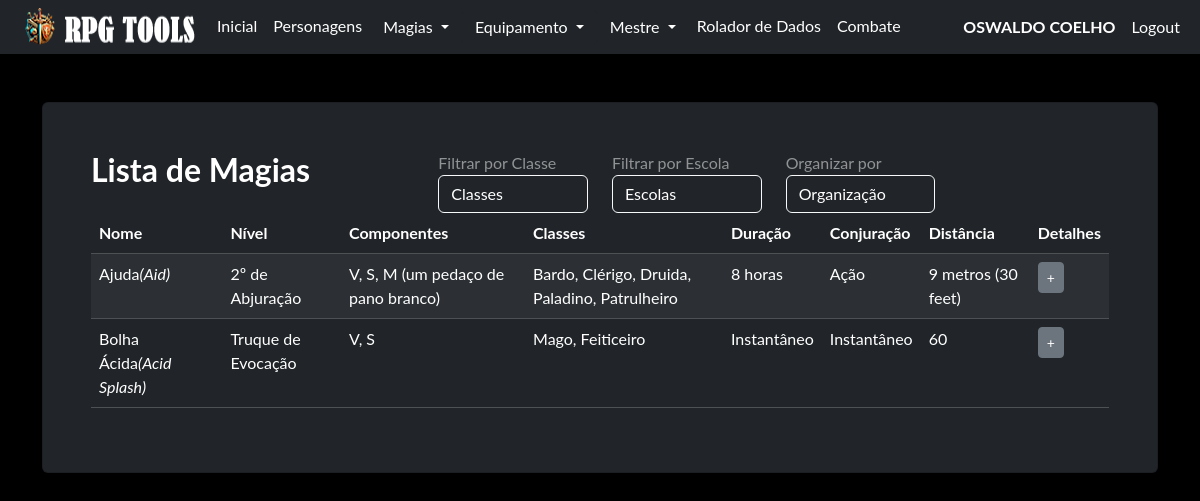
/magia/ (signed in), run on an earlier commit of the app's database.
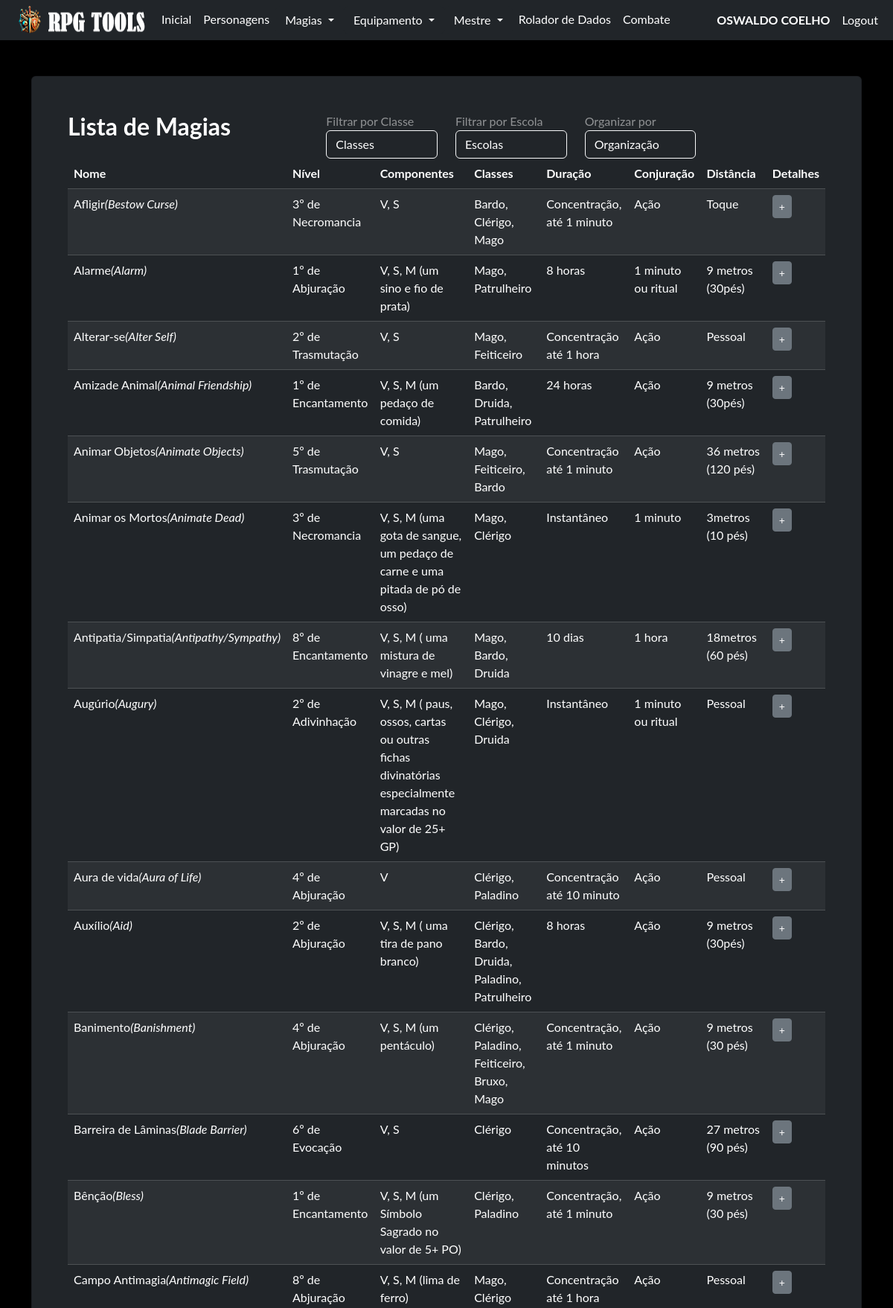
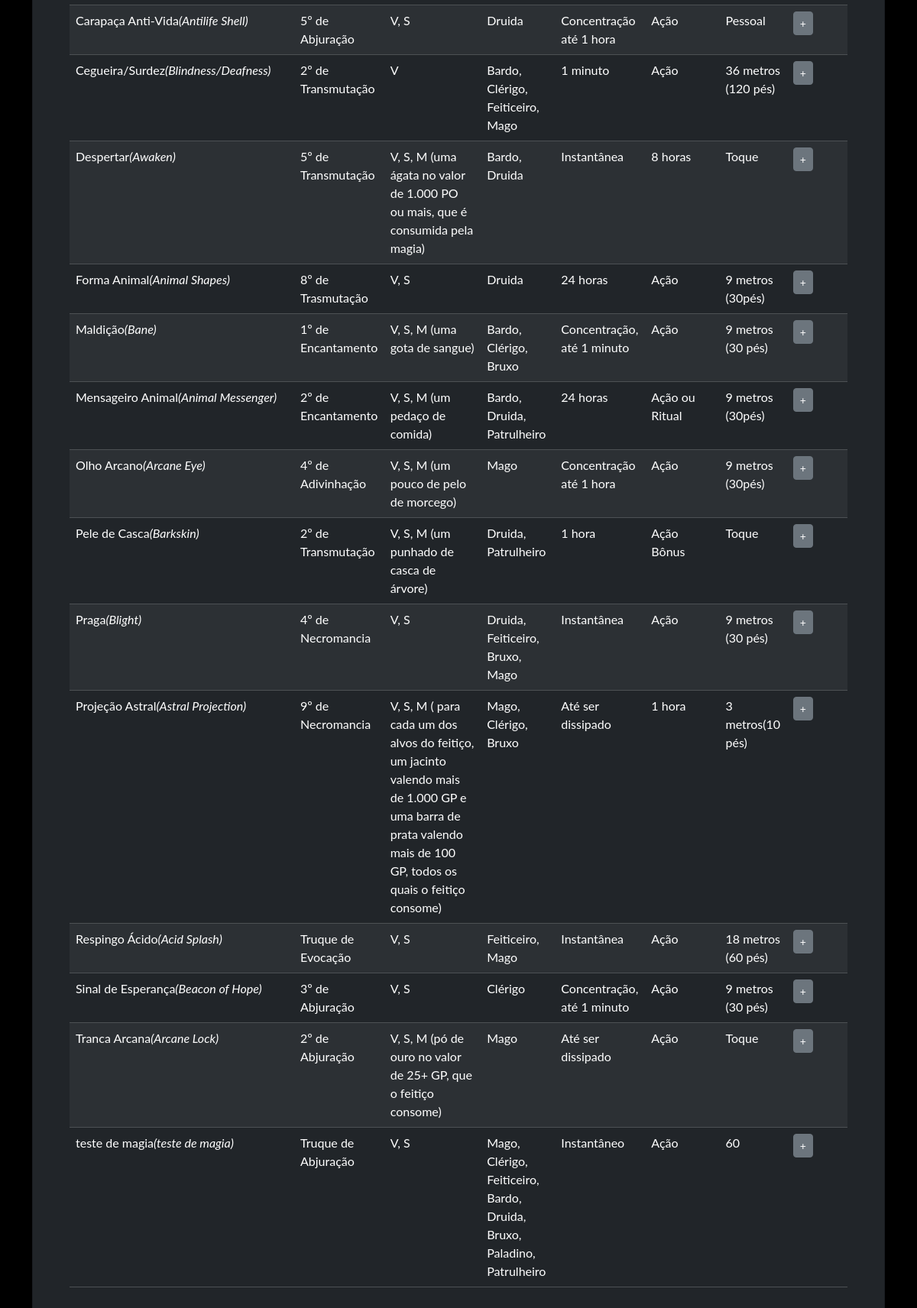
And on a later commit of the database (2 pictures, top to bottom).
### model/user_model.py (models this page shows, shortened)
class User(db.Model, UserMixin):
    __tablename__ = "user"
    id = db.Column('id', db.Integer, primary_key=True)
    nome = db.Column('nome', db.String(150))
    sobrenome = db.Column('sobrenome', db.String(150))
    email = db.Column('email', db.String(50), unique=True)
    telefone = db.Column('telefone', db.String(15), unique=True, nullable=False)
    login = db.Column('login', db.String(50), unique=True, nullable=False)
    senha = db.Column('senha', db.String(550), nullable=False)
    tipo = db.Column('tipo', db.String(25), nullable=False, default="none")
    personagens = db.relationship("Personagem", foreign_keys=[Personagem.id_user], back_populates="user")

### model/magias_model.py (models this page shows, shortened)
class Magias(db.Model):
    __tablename__ = "magias"
    id = db.Column(db.Integer, primary_key=True)
    magia = db.Column(db.JSON, nullable=False)
    @classmethod
    def filtrar_magias(cls, classe=None, escola=None, organizar=None, pt=True):
        query = cls.query
        if classe and classe != "Todas":
            search_string = f'%"{classe}"%'  # Criar o padrão para busca
            query = query.filter(cls.magia['classes'].like(search_string))
        if escola and escola != "Todas":
            query = query.filter(cls.magia['escola'] == escola)
        if organizar == 'Nome':
            query = query.order_by(asc(cls.magia['nome'])) if pt else query.order_by(asc(cls.magia['spellname']))
        elif organizar == 'NomeOriginal':
            query = query.order_by(asc(cls.magia['spellname']))
        else:
            query = query.order_by(asc(cls.magia['nome']))
        return query.all()

### routes/magia.py (the view)
@blueprint_magia.route('/', methods=['GET', 'POST'])
def index_magia():
    if request.method == 'GET':
        classe = request.args.get('classe', 'Todas')
        escola = request.args.get('escola', 'Todas')
        organizar = request.args.get('organizar', 'Nome')
        magias = Magias.filtrar_magias(classe=classe, escola=escola, organizar=organizar)
        return render_template('magias.html', magias=magias)
    if request.method == 'POST':
        return redirect('/')

### routes/login.py (called while the page is built)
@login_manager.user_loader
def get_user(id):
    return User.query.get(id)

### templates/magias.html (shortened to what this page needs)
{% extends 'base.html' %}
{% block conteudo %}
    {% if current_user.is_authenticated %}
    <div id="magias" class="card shadow p-5 bg-dark text-white-50">
        <div class="row">
            <div class="col-md-4 form-group">
                <h2 class="text-white"><b>Lista de Magias</b></h2>
            </div>
            <div class="col-md-2 form-group">
                <label for="classe">Filtrar por Classe</label>
                                <div class="dropdown-container">
                                    <select id="classe" name="classe" class="form-control bg-dark text-white border-light">
                                        <option value="" disabled selected>Classes</option>
                                    </select>
                                </div>
            </div>
            <div class="col-md-2 form-group">
                <label for="escola">Filtrar por Escola</label>
                                <div class="dropdown-container">
                                    <select id="escola" name="escola" class="form-control bg-dark text-white border-light">
                                        <option value="" disabled selected>Escolas</option>
                                    </select>
                                </div>
            </div>
            <div class="col-md-2 form-group">
                <label for="organizar">Organizar por</label>
                                <div class="dropdown-container">
                                    <select id="organizar" name="organizar" class="form-control bg-dark text-white border-light">
                                        <option value="" disabled selected>Organização</option>
                                    </select>
                                </div>
            </div>
        </div>
        <table class="table table-striped table-dark table-hover">
            <thead>
                <tr>
                    <th>Nome</th>
                    <th>Nível</th>
                    <th>Componentes</th>
                    <th>Classes</th>
                    <th>Duração</th>
                    <th>Conjuração</th>
                    <th>Distância</th>
                    <th>Detalhes</th>
                </tr>
            </thead>
            <tbody>
                {% for magia in magias %}
                    <tr>
                        <td>{{ magia.magia["nome"] }}<i>({{ magia.magia["spellname"] }})</i></td>
                        {% if magia.magia["nivel"] == 'Truque' %}
                            <td>{{ magia.magia["nivel"] }} de {{ magia.magia["escola"] }}</td>
                        {% else %}
                            <td>{{ magia.magia["nivel"] }}º de {{ magia.magia["escola"] }}</td>
                        {% endif %}
                         <td>{{ magia.magia["componentes"]|join(", ") }}</td>
                         <td>{{ magia.magia["classes"]|join(", ")}}</td>
                         <td>{{ magia.magia["duracao"] }}</td>
                         <td>{{ magia.magia["casting"] }}</td>
                         <td>{{ magia.magia["distancia"] }}</td>
                         <td><button type="button" class="btn btn-secondary btn-sm" data-bs-toggle="modal" data-bs-target="#magiaModal{{ magia.id }}">+</button></td>
                    </tr>
                {% endfor %}
            </tbody>
        </table>
    </div>
    <br>
    {% endif %}
{% endblock %}

### templates/base.html (shortened to what this page needs)
<!doctype html>
<html lang="pt-BR">
  <head>
    <link rel="stylesheet" href="{{ url_for('static', filename='css/bootstrap.min.css') }}">
    <link rel="stylesheet" href="{{ url_for('static', filename='css/custom.css') }}">
  </head>
  <body class="bg-black font_rpg">
    <nav class="navbar navbar-expand-lg navbar bg-dark"  data-bs-theme="dark">
        <div class="container-fluid">
            <ul class="navbar-nav">
              <img src="/static/imagem/logo35.png"/>
              {% if current_user.is_authenticated %}
              <li class="nav-item"><a class="nav-link active mb-0 h1 text-white" href="/">Inicial</a> </li>
              <li class="nav-item"><a class="nav-link active mb-0 h1 text-white" href="/pj/">Personagens</a> </li>
              <li class="nav-item">
                <div class="dropdown">
                  <button class="btn btn-dark dropdown-toggle" type="button" data-bs-toggle="dropdown" aria-expanded="false">
                    Magias
                  </button>
                </div>
              </li>
              <li class="nav-item">
                <div class="dropdown">
                  <button class="btn btn-dark dropdown-toggle" type="button" data-bs-toggle="dropdown" aria-expanded="false">
                    Equipamento
                  </button>
                </div>
              </li>
              <li class="nav-item">
                <div class="dropdown">
                  <button class="btn btn-dark dropdown-toggle" type="button" data-bs-toggle="dropdown" aria-expanded="false">
                    Mestre
                  </button>
                </div>
              </li>
              <li class="nav-item"><a class="nav-link active mb-0 h1 text-white" href="/rolador/">Rolador de Dados</a> </li>
              <li class="nav-item"><a class="nav-link active mb-0 h1 text-white" href="#">Combate</a> </li>
              {% endif %}
            </ul>
              <ul class="navbar-nav ms-auto">
              {% if current_user.is_authenticated %}
                <li class="nav-item"><p class="nav-link active mb-0 h1 text-white"><b> {{current_user.nome}} {{current_user.sobrenome}}</b></p> </li>
                <li class="nav-item"><a class="nav-link active mb-0 h1 text-white" href="/logout">Logout</a> </li>
              {% else %}
                <li class="nav-item"><a class="nav-link active mb-0 h1 text-white" href="/login">Login</a> </li>
                <li class="nav-item"><a class="nav-link active mb-0 h1 text-white" href="/login/register">Register</a> </li>
              {% endif %}
              </ul>
        </div>
    </nav>
    <div class="container">
      <br>
      <br>
        {% block conteudo %}
        {% endblock %}
        <br>
        <br>
        <br>
        <br>
    </div>
  </body>

### static/css/custom.css (style rules this page uses)
.font_rpg { font-family: "Lato", "Helvetica Neue", Helvetica, Arial, sans-serif; }

### templates/base.html (style rules this page uses)
.dropdown-container { position: relative; }

What changed in the data, as far as the page shows it:
added Magias: magia.nome "Afligir", magia.spellname "Bestow Curse", magia.nivel "3", magia.escola "Necromancia", magia.componentes "V, S", magia.classes "Bardo, Clérigo, Mago", magia.duracao "Concentração, até 1 minuto", magia.casting "Ação", magia.distancia "Toque"
changed Magias: magia.nome "Bolha Ácida" → "Alarme"; magia.spellname "Acid Splash" → "Alarm"; magia.componentes "V, S" → "V, S, M (um sino e fio de prata)"; magia.classes "Mago, Feiticeiro" → "Mago, Patrulheiro"; magia.duracao "Instantâneo" → "8 horas"; magia.casting "Instantâneo" → "1 minuto ou ritual"; magia.distancia "60" → "9 metros (30pés)"; magia.nivel "Truque" → "1"; magia.escola "Evocação" → "Abjuração"; magia "de" → "º de"; moves up the list
added Magias: magia.nome "Alterar-se", magia.spellname "Alter Self", magia.nivel "2", magia.escola "Trasmutação", magia.componentes "V, S", magia.classes "Mago, Feiticeiro", magia.duracao "Concentração até 1 hora", magia.casting "Ação", magia.distancia "Pessoal"
added Magias: magia.nome "Amizade Animal", magia.spellname "Animal Friendship", magia.nivel "1", magia.escola "Encantamento", magia.componentes "V, S, M (um pedaço de comida)", magia.classes "Bardo, Druida, Patrulheiro", magia.duracao "24 horas", magia.casting "Ação", magia.distancia "9 metros (30pés)"
added Magias: magia.nome "Animar Objetos", magia.spellname "Animate Objects", magia.nivel "5", magia.escola "Trasmutação", magia.componentes "V, S", magia.classes "Mago, Feiticeiro, Bardo", magia.duracao "Concentração até 1 minuto", magia.casting "Ação", magia.distancia "36 metros (120 pés)"
added Magias: magia.nome "Animar os Mortos", magia.spellname "Animate Dead", magia.nivel "3", magia.escola "Necromancia", magia.componentes "V, S, M (uma gota de sangue, um pedaço de carne e uma pitada de pó de osso)", magia.classes "Mago, Clérigo", magia.duracao "Instantâneo", magia.casting "1 minuto", magia.distancia "3metros (10 pés)"
added Magias: magia.nome "Antipatia/Simpatia", magia.spellname "Antipathy/Sympathy", magia.nivel "8", magia.escola "Encantamento", magia.componentes "V, S, M ( uma mistura de vinagre e mel)", magia.classes "Mago, Bardo, Druida", magia.duracao "10 dias", magia.casting "1 hora", magia.distancia "18metros (60 pés)"
added Magias: magia.nome "Augúrio", magia.spellname "Augury", magia.nivel "2", magia.escola "Adivinhação", magia.componentes "V, S, M ( paus, ossos, cartas ou outras fichas divinatórias especialmente marcadas no valor de 25+ GP)", magia.classes "Mago, Clérigo, Druida", magia.duracao "Instantâneo", magia.casting "1 minuto ou ritual", magia.distancia "Pessoal"
added Magias: magia.nome "Aura de vida", magia.spellname "Aura of Life", magia.nivel "4", magia.escola "Abjuração", magia.componentes "V", magia.classes "Clérigo, Paladino", magia.duracao "Concentração até 10 minuto", magia.casting "Ação", magia.distancia "Pessoal"
changed Magias "Aid": magia.nome "Ajuda" → "Auxílio"; magia.componentes "V, S, M (um pedaço de pano branco)" → "V, S, M ( uma tira de pano branco)"; magia.classes "Bardo, Clérigo, Druida, Paladino, Patrulheiro" → "Clérigo, Bardo, Druida, Paladino, Patrulheiro"; magia.distancia "9 metros (30 feet)" → "9 metros (30pés)"
added Magias: magia.nome "Banimento", magia.spellname "Banishment", magia.nivel "4", magia.escola "Abjuração", magia.componentes "V, S, M (um pentáculo)", magia.classes "Clérigo, Paladino, Feiticeiro, Bruxo, Mago", magia.duracao "Concentração, até 1 minuto", magia.casting "Ação", magia.distancia "9 metros (30 pés)"
added Magias: magia.nome "Barreira de Lâminas", magia.spellname "Blade Barrier", magia.nivel "6", magia.escola "Evocação", magia.componentes "V, S", magia.classes "Clérigo", magia.duracao "Concentração, até 10 minutos", magia.casting "Ação", magia.distancia "27 metros (90 pés)"
added Magias: magia.nome "Bênção", magia.spellname "Bless", magia.nivel "1", magia.escola "Encantamento", magia.componentes "V, S, M (um Símbolo Sagrado no valor de 5+ PO)", magia.classes "Clérigo, Paladino", magia.duracao "Concentração, até 1 minuto", magia.casting "Ação", magia.distancia "9 metros (30 pés)"
added Magias: magia.nome "Campo Antimagia", magia.spellname "Antimagic Field", magia.nivel "8", magia.escola "Abjuração", magia.componentes "V, S, M (lima de ferro)", magia.classes "Mago, Clérigo", magia.duracao "Concentração até 1 hora", magia.casting "Ação", magia.distancia "Pessoal"
added Magias: magia.nome "Carapaça Anti-Vida", magia.spellname "Antilife Shell", magia.nivel "5", magia.escola "Abjuração", magia.componentes "V, S", magia.classes "Druida", magia.duracao "Concentração até 1 hora", magia.casting "Ação", magia.distancia "Pessoal"
added Magias: magia.nome "Cegueira/Surdez", magia.spellname "Blindness/Deafness", magia.nivel "2", magia.escola "Transmutação", magia.componentes "V", magia.classes "Bardo, Clérigo, Feiticeiro, Mago", magia.duracao "1 minuto", magia.casting "Ação", magia.distancia "36 metros (120 pés)"
added Magias: magia.nome "Despertar", magia.spellname "Awaken", magia.nivel "5", magia.escola "Transmutação", magia.componentes "V, S, M (uma ágata no valor de 1.000 PO ou mais, que é consumida pela magia)", magia.classes "Bardo, Druida", magia.duracao "Instantânea", magia.casting "8 horas", magia.distancia "Toque"
added Magias: magia.nome "Forma Animal", magia.spellname "Animal Shapes", magia.nivel "8", magia.escola "Trasmutação", magia.componentes "V, S", magia.classes "Druida", magia.duracao "24 horas", magia.casting "Ação", magia.distancia "9 metros (30pés)"
added Magias: magia.nome "Maldição", magia.spellname "Bane", magia.nivel "1", magia.escola "Encantamento", magia.componentes "V, S, M (uma gota de sangue)", magia.classes "Bardo, Clérigo, Bruxo", magia.duracao "Concentração, até 1 minuto", magia.casting "Ação", magia.distancia "9 metros (30 pés)"
added Magias: magia.nome "Mensageiro Animal", magia.spellname "Animal Messenger", magia.nivel "2", magia.escola "Encantamento", magia.componentes "V, S, M (um pedaço de comida)", magia.classes "Bardo, Druida, Patrulheiro", magia.duracao "24 horas", magia.casting "Ação ou Ritual", magia.distancia "9 metros (30pés)"
added Magias: magia.nome "Olho Arcano", magia.spellname "Arcane Eye", magia.nivel "4", magia.escola "Adivinhação", magia.componentes "V, S, M (um pouco de pelo de morcego)", magia.classes "Mago", magia.duracao "Concentração até 1 hora", magia.casting "Ação", magia.distancia "9 metros (30pés)"
added Magias: magia.nome "Pele de Casca", magia.spellname "Barkskin", magia.nivel "2", magia.escola "Transmutação", magia.componentes "V, S, M (um punhado de casca de árvore)", magia.classes "Druida, Patrulheiro", magia.duracao "1 hora", magia.casting "Ação Bônus", magia.distancia "Toque"
added Magias: magia.nome "Praga", magia.spellname "Blight", magia.nivel "4", magia.escola "Necromancia", magia.componentes "V, S", magia.classes "Druida, Feiticeiro, Bruxo, Mago", magia.duracao "Instantânea", magia.casting "Ação", magia.distancia "9 metros (30 pés)"
added Magias: magia.nome "Projeção Astral", magia.spellname "Astral Projection", magia.nivel "9", magia.escola "Necromancia", magia.componentes "V, S, M ( para cada um dos alvos do feitiço, um jacinto valendo mais de 1.000 GP e uma barra de prata valendo mais de 100 GP, todos os quais o feitiço consome)", magia.classes "Mago, Clérigo, Bruxo", magia.duracao "Até ser dissipado", magia.casting "1 hora", magia.distancia "3 metros(10 pés)"
added Magias: magia.nome "Respingo Ácido", magia.spellname "Acid Splash", magia.nivel "Truque", magia.escola "Evocação", magia.componentes "V, S", magia.classes "Feiticeiro, Mago", magia.duracao "Instantânea", magia.casting "Ação", magia.distancia "18 metros (60 pés)"
added Magias: magia.nome "Sinal de Esperança", magia.spellname "Beacon of Hope", magia.nivel "3", magia.escola "Abjuração", magia.componentes "V, S", magia.classes "Clérigo", magia.duracao "Concentração, até 1 minuto", magia.casting "Ação", magia.distancia "9 metros (30 pés)"
added Magias: magia.nome "Tranca Arcana", magia.spellname "Arcane Lock", magia.nivel "2", magia.escola "Abjuração", magia.componentes "V, S, M (pó de ouro no valor de 25+ GP, que o feitiço consome)", magia.classes "Mago", magia.duracao "Até ser dissipado", magia.casting "Ação", magia.distancia "Toque"
added Magias: magia.nome "teste de magia", magia.spellname "teste de magia", magia.nivel "Truque", magia.escola "Abjuração", magia.componentes "V, S", magia.classes "Mago, Clérigo, Feiticeiro, Bardo, Druida, Bruxo, Paladino, Patrulheiro", magia.duracao "Instantâneo", magia.casting "Ação", magia.distancia "60"
